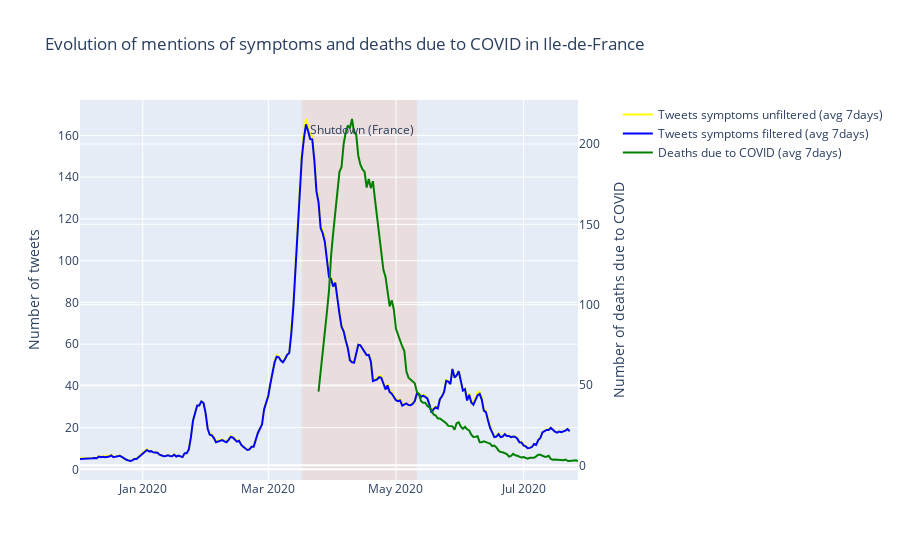

Source (notebook cell):
### Markdown cell above
We also analyzed the evolution of the number of deaths due to COVID, based on the [Data from OpenCOVID19-fr](https://www.data.gouv.fr/en/datasets/chiffres-cles-concernant-lepidemie-de-covid19-en-france/). We also notice a similar trends between the number of tweets mentioning symptoms, and the number of deaths in Île-de-France, but with a lag of around 20 days.

### Code cell
def plot_symptoms_deaths_with_ma() :
    
    #['nbre_pass_corona','nbre_hospit_corona','nbre_acte_corona']
    #label_emergency = emergencies_dict.get(type_emergency)
    traces=[]
    traces.append(go.Scatter(x = tweets_symptoms['day'],
                            y = tweets_symptoms['has_symptom_mean_3'].values,
                            mode = 'lines',
                             line=dict(color='yellow'),
                            name = 'Tweets symptoms unfiltered (avg 7days)',
                            yaxis="y1"))
    traces.append(go.Scatter(x = tweets_symptoms_filtered['day'],
                            y = tweets_symptoms_filtered['has_symptom_mean_3'].values,
                            mode = 'lines',
                             line=dict(color='blue'),
                            name = 'Tweets symptoms filtered (avg 7days)',
                            yaxis="y1"))

    traces.append(go.Scatter(x = open_covid.date, 
                             y = open_covid['deaths_week'],
                             mode = 'lines',
                             name =  'Deaths due to COVID (avg 7days)',
                             line=dict(color='green'),
                             yaxis="y2"))
    
    
    layout = go.Layout(title="Evolution of mentions of symptoms and deaths due to COVID in Ile-de-France ",
                       legend={"x" : 1.08, "y" : 1},
                       yaxis=dict(title='Number of tweets'),
                       yaxis2=dict(title='Number of deaths due to COVID',
                                   overlaying='y',
                                   side='right'))
    
    
    fig = go.Figure(traces, layout)
    
    
    fig.add_shape(dict(type="rect",
                       yref='paper',
                       x0='2020-03-17',
                       y0=0,
                       x1='2020-05-11',
                       y1=1,
                       fillcolor="LightSalmon",
                       opacity=0.2,
                       layer='below',
                       line_width=0))
    
    fig.update_layout(annotations=[dict(
        x='2020-04-15',
        y=0.95,
        yref="paper",
        text="Shutdown (France)", showarrow=False)])
    
    py.iplot(fig)
    
plot_symptoms_deaths_with_ma()

### Figure 1 — Plotly figure (JSON) as saved in the notebook; plotly's stock layout.template omitted (floating-point values rounded to 4 significant figures; data arrays with more than 128 entries replaced by an {"elided": "..."} marker saying what was removed)
{"data": [{"line": {"color": "yellow"}, "mode": "lines", "name": "Tweets symptoms unfiltered (avg 7days)", "type": "scatter", "x": {"elided": "234 str values"}, "y": {"elided": "234 float values"}, "yaxis": "y"}, {"line": {"color": "blue"}, "mode": "lines", "name": "Tweets symptoms filtered (avg 7days)", "type": "scatter", "x": {"elided": "234 str values"}, "y": {"elided": "234 float values"}, "yaxis": "y"}, {"line": {"color": "green"}, "mode": "lines", "name": "Deaths due to COVID (avg 7days)", "type": "scatter", "x": {"elided": "166 str values"}, "y": {"elided": "166 float values"}, "yaxis": "y2"}], "layout": {"annotations": [{"showarrow": false, "text": "Shutdown (France)", "x": "2020-04-15", "y": 0.95, "yref": "paper"}], "legend": {"x": 1.08, "y": 1}, "shapes": [{"fillcolor": "LightSalmon", "layer": "below", "line": {"width": 0}, "opacity": 0.2, "type": "rect", "x0": "2020-03-17", "x1": "2020-05-11", "y0": 0, "y1": 1, "yref": "paper"}], "title": {"text": "Evolution of mentions of symptoms and deaths due to COVID in Ile-de-France "}, "yaxis": {"title": {"text": "Number of tweets"}}, "yaxis2": {"overlaying": "y", "side": "right", "title": {"text": "Number of deaths due to COVID"}}}}
